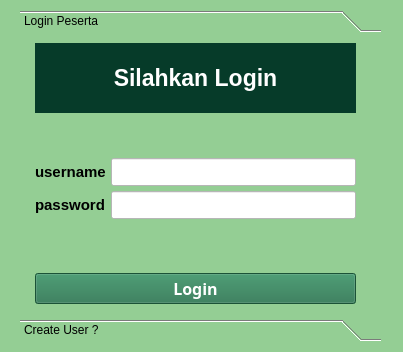
<?xml version="1.0" encoding="UTF-8"?>
<ui version="4.0">
 <class>Form</class>
 <widget class="QWidget" name="Form">
  <property name="geometry">
   <rect>
    <x>0</x>
    <y>0</y>
    <width>403</width>
    <height>352</height>
   </rect>
  </property>
  <property name="windowTitle">
   <string>PMB UNJAYA 2022</string>
  </property>
  <property name="windowIcon">
   <iconset>
    <normaloff>C:/Users/PCxyz/Downloads/logo-unjani-yogya.jpg</normaloff>C:/Users/PCxyz/Downloads/logo-unjani-yogya.jpg</iconset>
  </property>
  <property name="styleSheet">
   <string notr="true">background-color:  #94CE94</string>
  </property>
  <widget class="QToolBox" name="toolBox">
   <property name="geometry">
    <rect>
     <x>20</x>
     <y>10</y>
     <width>361</width>
     <height>331</height>
    </rect>
   </property>
   <property name="layoutDirection">
    <enum>Qt::LeftToRight</enum>
   </property>
   <property name="styleSheet">
    <string notr="true">background-color:  #94CE94</string>
   </property>
   <property name="currentIndex">
    <number>0</number>
   </property>
   <widget class="QWidget" name="page">
    <property name="geometry">
     <rect>
      <x>0</x>
      <y>0</y>
      <width>361</width>
      <height>277</height>
     </rect>
    </property>
    <attribute name="label">
     <string>Login Peserta</string>
    </attribute>
    <widget class="QWidget" name="horizontalLayoutWidget">
     <property name="geometry">
      <rect>
       <x>10</x>
       <y>0</y>
       <width>331</width>
       <height>271</height>
      </rect>
     </property>
     <layout class="QHBoxLayout" name="horizontalLayout">
      <property name="spacing">
       <number>5</number>
      </property>
      <property name="leftMargin">
       <number>5</number>
      </property>
      <property name="topMargin">
       <number>5</number>
      </property>
      <property name="rightMargin">
       <number>5</number>
      </property>
      <property name="bottomMargin">
       <number>5</number>
      </property>
      <item>
       <layout class="QVBoxLayout" name="verticalLayout">
        <property name="leftMargin">
         <number>0</number>
        </property>
        <item>
         <widget class="QLabel" name="label">
          <property name="font">
           <font>
            <family>MS Shell Dlg 2</family>
            <pointsize>17</pointsize>
            <weight>75</weight>
            <bold>true</bold>
           </font>
          </property>
          <property name="styleSheet">
           <string notr="true">background-color: #063B29;
color: white;
opacity: 0.6;</string>
          </property>
          <property name="text">
           <string>Silahkan Login</string>
          </property>
          <property name="alignment">
           <set>Qt::AlignCenter</set>
          </property>
         </widget>
        </item>
        <item>
         <spacer name="verticalSpacer_2">
          <property name="orientation">
           <enum>Qt::Vertical</enum>
          </property>
          <property name="sizeType">
           <enum>QSizePolicy::Ignored</enum>
          </property>
          <property name="sizeHint" stdset="0">
           <size>
            <width>20</width>
            <height>40</height>
           </size>
          </property>
         </spacer>
        </item>
        <item>
         <layout class="QFormLayout" name="formLayout">
          <item row="0" column="0">
           <widget class="QLabel" name="usernameLabel">
            <property name="font">
             <font>
              <family>Arial</family>
              <pointsize>11</pointsize>
              <weight>75</weight>
              <bold>true</bold>
             </font>
            </property>
            <property name="styleSheet">
             <string notr="true">
color: black</string>
            </property>
            <property name="text">
             <string>username</string>
            </property>
           </widget>
          </item>
          <item row="0" column="1">
           <widget class="QLineEdit" name="QLineEdit_username">
            <property name="font">
             <font>
              <pointsize>13</pointsize>
             </font>
            </property>
            <property name="styleSheet">
             <string notr="true">background-color: white</string>
            </property>
           </widget>
          </item>
          <item row="1" column="0">
           <widget class="QLabel" name="passwordLabel">
            <property name="font">
             <font>
              <family>Arial</family>
              <pointsize>11</pointsize>
              <weight>75</weight>
              <bold>true</bold>
             </font>
            </property>
            <property name="styleSheet">
             <string notr="true">
color: black</string>
            </property>
            <property name="text">
             <string>password</string>
            </property>
           </widget>
          </item>
          <item row="1" column="1">
           <widget class="QLineEdit" name="QLineEdit_password">
            <property name="font">
             <font>
              <pointsize>13</pointsize>
             </font>
            </property>
            <property name="styleSheet">
             <string notr="true">background-color: white</string>
            </property>
           </widget>
          </item>
         </layout>
        </item>
        <item>
         <spacer name="verticalSpacer">
          <property name="orientation">
           <enum>Qt::Vertical</enum>
          </property>
          <property name="sizeType">
           <enum>QSizePolicy::Ignored</enum>
          </property>
          <property name="sizeHint" stdset="0">
           <size>
            <width>20</width>
            <height>40</height>
           </size>
          </property>
         </spacer>
        </item>
        <item>
         <widget class="QPushButton" name="QpushButton_login">
          <property name="sizePolicy">
           <sizepolicy hsizetype="Expanding" vsizetype="Fixed">
            <horstretch>0</horstretch>
            <verstretch>0</verstretch>
           </sizepolicy>
          </property>
          <property name="font">
           <font>
            <family>Arial Rounded MT Bold</family>
            <pointsize>12</pointsize>
            <weight>75</weight>
            <italic>false</italic>
            <bold>true</bold>
            <strikeout>false</strikeout>
            <kerning>true</kerning>
           </font>
          </property>
          <property name="styleSheet">
           <string notr="true">background-color: #26734d;
color: white</string>
          </property>
          <property name="text">
           <string>Login</string>
          </property>
         </widget>
        </item>
       </layout>
      </item>
     </layout>
    </widget>
   </widget>
   <widget class="QWidget" name="page_2">
    <property name="geometry">
     <rect>
      <x>0</x>
      <y>0</y>
      <width>361</width>
      <height>277</height>
     </rect>
    </property>
    <attribute name="label">
     <string>Create User ?</string>
    </attribute>
    <widget class="QLabel" name="label_3">
     <property name="geometry">
      <rect>
       <x>10</x>
       <y>0</y>
       <width>331</width>
       <height>51</height>
      </rect>
     </property>
     <property name="font">
      <font>
       <pointsize>16</pointsize>
       <weight>75</weight>
       <bold>true</bold>
      </font>
     </property>
     <property name="styleSheet">
      <string notr="true">background-color: #063B29;
color: white;
opacity: 0.6;</string>
     </property>
     <property name="text">
      <string>Silahkan Buat User</string>
     </property>
     <property name="alignment">
      <set>Qt::AlignCenter</set>
     </property>
    </widget>
    <widget class="QLineEdit" name="lineEdit_buatUser">
     <property name="geometry">
      <rect>
       <x>170</x>
       <y>70</y>
       <width>171</width>
       <height>31</height>
      </rect>
     </property>
     <property name="styleSheet">
      <string notr="true">background-color: white</string>
     </property>
     <property name="placeholderText">
      <string>Username</string>
     </property>
    </widget>
    <widget class="QLineEdit" name="lineEdit_buatPass">
     <property name="geometry">
      <rect>
       <x>170</x>
       <y>110</y>
       <width>171</width>
       <height>31</height>
      </rect>
     </property>
     <property name="styleSheet">
      <string notr="true">background-color: white</string>
     </property>
     <property name="placeholderText">
      <string>Password</string>
     </property>
    </widget>
    <widget class="QLabel" name="label_4">
     <property name="geometry">
      <rect>
       <x>10</x>
       <y>70</y>
       <width>151</width>
       <height>31</height>
      </rect>
     </property>
     <property name="font">
      <font>
       <family>AvantGarde ALT</family>
       <pointsize>10</pointsize>
       <weight>50</weight>
       <bold>false</bold>
      </font>
     </property>
     <property name="styleSheet">
      <string notr="true">
color: black</string>
     </property>
     <property name="text">
      <string>Masukkan Username:</string>
     </property>
    </widget>
    <widget class="QLabel" name="label_5">
     <property name="geometry">
      <rect>
       <x>10</x>
       <y>110</y>
       <width>141</width>
       <height>31</height>
      </rect>
     </property>
     <property name="font">
      <font>
       <family>AvantGarde ALT</family>
       <pointsize>10</pointsize>
      </font>
     </property>
     <property name="styleSheet">
      <string notr="true">
color: black</string>
     </property>
     <property name="text">
      <string>Masukkan Password:</string>
     </property>
    </widget>
    <widget class="QPushButton" name="QpushButton_addUser">
     <property name="geometry">
      <rect>
       <x>10</x>
       <y>210</y>
       <width>331</width>
       <height>31</height>
      </rect>
     </property>
     <property name="sizePolicy">
      <sizepolicy hsizetype="Expanding" vsizetype="Fixed">
       <horstretch>0</horstretch>
       <verstretch>0</verstretch>
      </sizepolicy>
     </property>
     <property name="font">
      <font>
       <family>Arial Rounded MT Bold</family>
       <pointsize>12</pointsize>
       <weight>75</weight>
       <italic>false</italic>
       <bold>true</bold>
       <strikeout>false</strikeout>
       <kerning>true</kerning>
      </font>
     </property>
     <property name="styleSheet">
      <string notr="true">background-color: #26734d;
color: white</string>
     </property>
     <property name="text">
      <string>Add </string>
     </property>
    </widget>
    <widget class="QLineEdit" name="lineEdit_buatEmail">
     <property name="geometry">
      <rect>
       <x>170</x>
       <y>150</y>
       <width>171</width>
       <height>31</height>
      </rect>
     </property>
     <property name="styleSheet">
      <string notr="true">background-color: white</string>
     </property>
     <property name="placeholderText">
      <string>Email</string>
     </property>
    </widget>
    <widget class="QLabel" name="label_6">
     <property name="geometry">
      <rect>
       <x>10</x>
       <y>150</y>
       <width>111</width>
       <height>31</height>
      </rect>
     </property>
     <property name="font">
      <font>
       <family>AvantGarde ALT</family>
       <pointsize>10</pointsize>
      </font>
     </property>
     <property name="styleSheet">
      <string notr="true">
color: black</string>
     </property>
     <property name="text">
      <string>Masukkan Email:</string>
     </property>
    </widget>
   </widget>
  </widget>
 </widget>
 <resources/>
 <connections/>
</ui>
